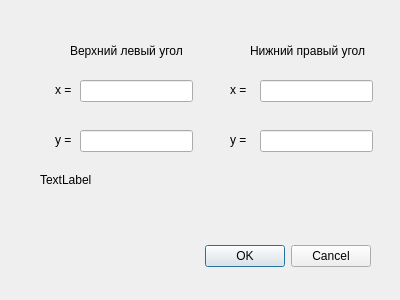
<?xml version="1.0" encoding="UTF-8"?>
<ui version="4.0">
 <class>InvertUsingSquareDialog</class>
 <widget class="QDialog" name="InvertUsingSquareDialog">
  <property name="geometry">
   <rect>
    <x>0</x>
    <y>0</y>
    <width>400</width>
    <height>300</height>
   </rect>
  </property>
  <property name="windowTitle">
   <string>Dialog</string>
  </property>
  <widget class="QDialogButtonBox" name="buttonBox">
   <property name="geometry">
    <rect>
     <x>30</x>
     <y>240</y>
     <width>341</width>
     <height>32</height>
    </rect>
   </property>
   <property name="orientation">
    <enum>Qt::Horizontal</enum>
   </property>
   <property name="standardButtons">
    <set>QDialogButtonBox::Cancel|QDialogButtonBox::Ok</set>
   </property>
  </widget>
  <widget class="QLineEdit" name="x1Text">
   <property name="geometry">
    <rect>
     <x>80</x>
     <y>80</y>
     <width>113</width>
     <height>22</height>
    </rect>
   </property>
  </widget>
  <widget class="QLineEdit" name="x2Text">
   <property name="geometry">
    <rect>
     <x>260</x>
     <y>80</y>
     <width>113</width>
     <height>22</height>
    </rect>
   </property>
  </widget>
  <widget class="QLineEdit" name="y2Text">
   <property name="geometry">
    <rect>
     <x>260</x>
     <y>130</y>
     <width>113</width>
     <height>22</height>
    </rect>
   </property>
  </widget>
  <widget class="QLineEdit" name="y1Text">
   <property name="geometry">
    <rect>
     <x>80</x>
     <y>130</y>
     <width>113</width>
     <height>22</height>
    </rect>
   </property>
  </widget>
  <widget class="QLabel" name="label">
   <property name="geometry">
    <rect>
     <x>55</x>
     <y>80</y>
     <width>21</width>
     <height>20</height>
    </rect>
   </property>
   <property name="text">
    <string>x =</string>
   </property>
  </widget>
  <widget class="QLabel" name="label_2">
   <property name="geometry">
    <rect>
     <x>230</x>
     <y>80</y>
     <width>21</width>
     <height>20</height>
    </rect>
   </property>
   <property name="text">
    <string>x =</string>
   </property>
  </widget>
  <widget class="QLabel" name="label_3">
   <property name="geometry">
    <rect>
     <x>55</x>
     <y>130</y>
     <width>21</width>
     <height>20</height>
    </rect>
   </property>
   <property name="text">
    <string>y =</string>
   </property>
  </widget>
  <widget class="QLabel" name="label_4">
   <property name="geometry">
    <rect>
     <x>230</x>
     <y>130</y>
     <width>21</width>
     <height>20</height>
    </rect>
   </property>
   <property name="text">
    <string>y =</string>
   </property>
  </widget>
  <widget class="QLabel" name="label_5">
   <property name="geometry">
    <rect>
     <x>70</x>
     <y>40</y>
     <width>121</width>
     <height>21</height>
    </rect>
   </property>
   <property name="text">
    <string>Верхний левый угол</string>
   </property>
  </widget>
  <widget class="QLabel" name="label_6">
   <property name="geometry">
    <rect>
     <x>250</x>
     <y>40</y>
     <width>141</width>
     <height>21</height>
    </rect>
   </property>
   <property name="text">
    <string>Нижний правый угол</string>
   </property>
  </widget>
  <widget class="QLabel" name="info">
   <property name="geometry">
    <rect>
     <x>40</x>
     <y>170</y>
     <width>331</width>
     <height>20</height>
    </rect>
   </property>
   <property name="text">
    <string>TextLabel</string>
   </property>
  </widget>
 </widget>
 <resources/>
 <connections>
  <connection>
   <sender>buttonBox</sender>
   <signal>accepted()</signal>
   <receiver>InvertUsingSquareDialog</receiver>
   <slot>accept()</slot>
   <hints>
    <hint type="sourcelabel">
     <x>248</x>
     <y>254</y>
    </hint>
    <hint type="destinationlabel">
     <x>157</x>
     <y>274</y>
    </hint>
   </hints>
  </connection>
  <connection>
   <sender>buttonBox</sender>
   <signal>rejected()</signal>
   <receiver>InvertUsingSquareDialog</receiver>
   <slot>reject()</slot>
   <hints>
    <hint type="sourcelabel">
     <x>316</x>
     <y>260</y>
    </hint>
    <hint type="destinationlabel">
     <x>286</x>
     <y>274</y>
    </hint>
   </hints>
  </connection>
 </connections>
</ui>
